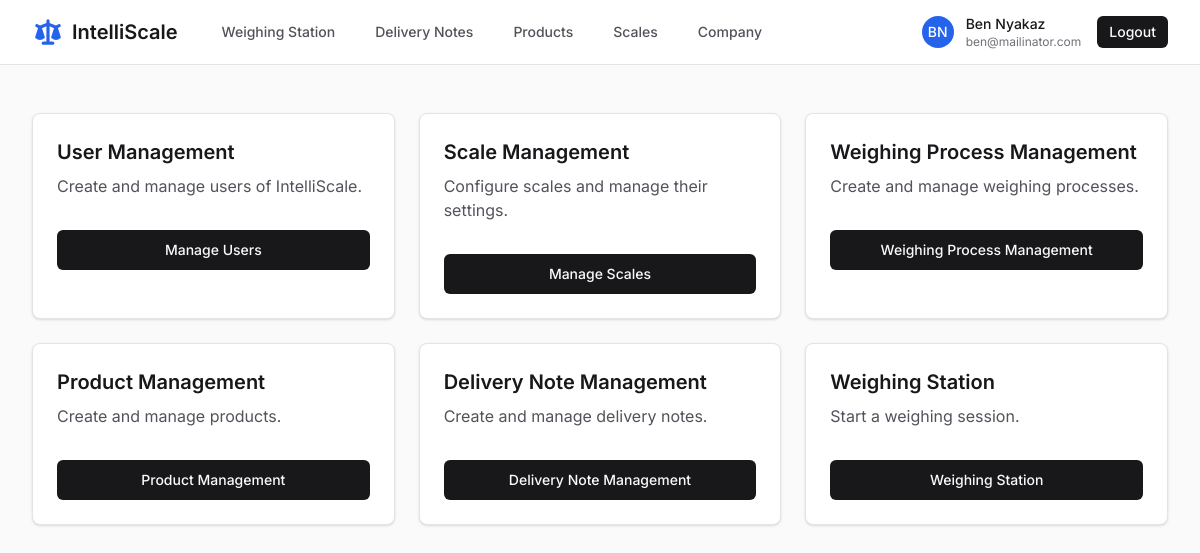
/users/dashboard/admin/ (signed in), run on the app's committed database.
### users/models.py (models this page shows, shortened)
class CustomUser(AbstractUser):
    ROLE_CHOICES = (
        ('admin', 'Admin'),
        ('manager', 'Manager'),
        ('operator', 'Operator'),
    )
    role = models.CharField(max_length=10, choices=ROLE_CHOICES, default='operator')

### users/views.py (the view)
# urls.py: path('dashboard/admin/', user_views.admin_dashboard, name='admin_dashboard'),
@login_required
def admin_dashboard(request):
    if not (request.user.role == 'admin' or request.user.is_superuser):
        return HttpResponseForbidden("You don't have permission to access this page.") # Or redirect
    return render(request, 'scale/admin_dashboard.html')

### scale/templates/scale/admin_dashboard.html (shortened to what this page needs)
<!DOCTYPE html>
<html>
<head>
    <script src="https://cdn.tailwindcss.com"></script>
</head>
<body class="bg-zinc-50 min-h-screen">
    <header class="bg-white border-b border-zinc-200 sticky top-0 z-30">
        <div class="max-w-7xl mx-auto px-4 sm:px-6 lg:px-8">
            <div class="flex justify-between items-center h-16">
                <div class="flex items-center">
                    <div class="flex-shrink-0">
                        <a href="{% url 'scale:admin_dashboard' %}" class="flex items-center">
                            <span class="ml-2 text-xl font-semibold text-zinc-900">IntelliScale</span>
                        </a>
                    </div>
                    <nav class="hidden md:ml-8 md:flex md:space-x-4">
                        <a href="{% url 'scale:weighing_station' %}" class="px-3 py-2 rounded-md text-sm font-medium text-zinc-600 hover:text-zinc-900 hover:bg-zinc-50">Weighing Station</a>
                        <a href="{% url 'scale:delivery_note_list' %}" class="px-3 py-2 rounded-md text-sm font-medium text-zinc-600 hover:text-zinc-900 hover:bg-zinc-50">Delivery Notes</a>
                        <a href="{% url 'scale:product_list' %}" class="px-3 py-2 rounded-md text-sm font-medium text-zinc-600 hover:text-zinc-900 hover:bg-zinc-50">Products</a>
                        <a href="{% url 'scale:scale_list' %}" class="px-3 py-2 rounded-md text-sm font-medium text-zinc-600 hover:text-zinc-900 hover:bg-zinc-50">Scales</a>
                        <a href="{% url 'scale:company_settings' %}" class="px-3 py-2 rounded-md text-sm font-medium text-zinc-600 hover:text-zinc-900 hover:bg-zinc-50">Company</a>
                    </nav>
                </div>
                <div class="flex items-center">
                    <div class="hidden md:flex items-center">
                        <div class="flex items-center">
                            <div class="flex-shrink-0">
                                <div class="h-8 w-8 rounded-full bg-blue-600 flex items-center justify-center">
                                    <span class="text-sm font-medium text-white">{{ user.first_name|first }}{{ user.last_name|first }}</span>
                                </div>
                            </div>
                            <div class="ml-3">
                                <div class="text-sm font-medium text-zinc-900">
                                    {{ user.first_name }} {{ user.last_name }}
                                </div>
                                <div class="text-xs text-zinc-500">
                                    {{ user.email }}
                                </div>
                            </div>
                        </div>
                        <form method="post" action="{% url 'users:logout' %}" class="ml-4">
                            <button type="submit" class="inline-flex items-center justify-center whitespace-nowrap rounded-md text-sm font-medium bg-zinc-900 text-zinc-50 hover:bg-zinc-900/90 h-8 px-3 py-1">
                                Logout
                            </button>
                        </form>
                    </div>
                </div>
            </div>
        </div>
    </header>
    <div class="max-w-7xl mx-auto py-6 px-4 sm:px-6 lg:px-8">
        <div class="grid grid-cols-1 md:grid-cols-2 lg:grid-cols-3 gap-6">
            <div class="bg-white shadow rounded-lg overflow-hidden border border-zinc-200">
                <div class="p-6">
                    <h2 class="text-xl font-semibold text-zinc-900 mb-2">User Management</h2>
                    <p class="text-zinc-600 mb-8">Create and manage users of IntelliScale.</p>
                    <a href="{% url 'users:user_list' %}" class="inline-flex items-center justify-center whitespace-nowrap rounded-md text-sm font-medium bg-zinc-900 text-zinc-50 hover:bg-zinc-900/90 h-10 px-4 py-2 w-full">
                        Manage Users
                    </a>
                </div>
            </div>
            <div class="bg-white shadow rounded-lg overflow-hidden border border-zinc-200">
                <div class="p-6">
                    <h2 class="text-xl font-semibold text-zinc-900 mb-2">Scale Management</h2>
                    <p class="text-zinc-600 mb-8">Configure scales and manage their settings.</p>
                    <a href="{% url 'scale:scale_list' %}" class="inline-flex items-center justify-center whitespace-nowrap rounded-md text-sm font-medium bg-zinc-900 text-zinc-50 hover:bg-zinc-900/90 h-10 px-4 py-2 w-full">
                        Manage Scales
                    </a>
                </div>
            </div>
             <div class="bg-white shadow rounded-lg overflow-hidden border border-zinc-200">
                <div class="p-6">
                    <h2 class="text-xl font-semibold text-zinc-900 mb-2">Weighing Process Management</h2>
                    <p class="text-zinc-600 mb-8">Create and manage weighing processes.</p>
                    <a href="{% url 'scale:weighing_process_list' %}" class="inline-flex items-center justify-center whitespace-nowrap rounded-md text-sm font-medium bg-zinc-900 text-zinc-50 hover:bg-zinc-900/90 h-10 px-4 py-2 w-full">
                        Weighing Process Management
                    </a>
                </div>
            </div>
            <div class="bg-white shadow rounded-lg overflow-hidden border border-zinc-200">
                <div class="p-6">
                    <h2 class="text-xl font-semibold text-zinc-900 mb-2">Product Management</h2>
                    <p class="text-zinc-600 mb-8">Create and manage products.</p>
                    <a href="{% url 'scale:product_list' %}" class="inline-flex items-center justify-center whitespace-nowrap rounded-md text-sm font-medium bg-zinc-900 text-zinc-50 hover:bg-zinc-900/90 h-10 px-4 py-2 w-full">
                        Product Management
                    </a>
                </div>
            </div>
            <div class="bg-white shadow rounded-lg overflow-hidden border border-zinc-200">
                <div class="p-6">
                    <h2 class="text-xl font-semibold text-zinc-900 mb-2">Delivery Note Management</h2>
                    <p class="text-zinc-600 mb-8">Create and manage delivery notes.</p>
                    <a href="{% url 'scale:delivery_note_list' %}" class="inline-flex items-center justify-center whitespace-nowrap rounded-md text-sm font-medium bg-zinc-900 text-zinc-50 hover:bg-zinc-900/90 h-10 px-4 py-2 w-full">
                        Delivery Note Management
                    </a>
                </div>
            </div>
            <div class="bg-white shadow rounded-lg overflow-hidden border border-zinc-200">
                <div class="p-6">
                    <h2 class="text-xl font-semibold text-zinc-900 mb-2">Weighing Station</h2>
                    <p class="text-zinc-600 mb-8">Start a weighing session.</p>
                    <a href="{% url 'scale:weighing_station' %}" class="inline-flex items-center justify-center whitespace-nowrap rounded-md text-sm font-medium bg-zinc-900 text-zinc-50 hover:bg-zinc-900/90 h-10 px-4 py-2 w-full">
                        Weighing Station
                    </a>
                </div>
            </div>
        </div>
    </div>
</body>
</html>

### data on the page
CustomUser: first_name|first "B", last_name|first "N", first_name "Ben", last_name "Nyakaz", email "ben@mailinator.com"
